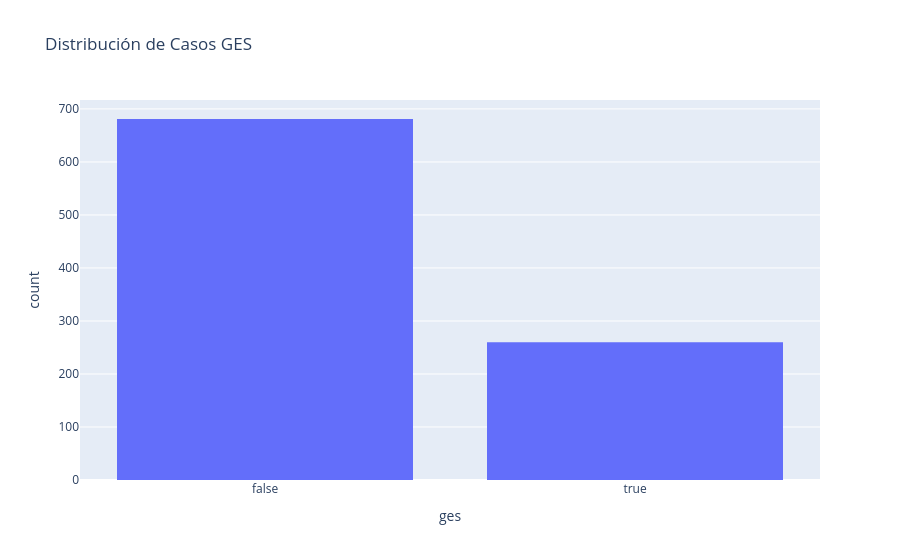

Notebook cell for this chart:
### Markdown cell above
# 4. Distribución de Casos GES

La variable objetivo del proyecto es `ges`.

Analizaremos la cantidad de registros clasificados como GES y No GES.

### Code cell
fig = px.histogram(
    df,
    x="ges",
    title="Distribución de Casos GES"
)

fig.show()

### Figure 1 — Plotly figure (JSON) as saved in the notebook; plotly's stock layout.template omitted (floating-point values rounded to 4 significant figures; data arrays with more than 128 entries replaced by an {"elided": "..."} marker saying what was removed)
{"data": [{"bingroup": "x", "hovertemplate": "ges=%{x}<br>count=%{y}<extra></extra>", "legendgroup": "", "marker": {"color": "#636efa", "pattern": {"shape": ""}}, "name": "", "orientation": "v", "showlegend": false, "type": "histogram", "x": {"elided": "941 bool values"}, "xaxis": "x", "yaxis": "y"}], "layout": {"barmode": "relative", "legend": {"tracegroupgap": 0}, "title": {"text": "Distribución de Casos GES"}, "xaxis": {"anchor": "y", "domain": [0.0, 1.0], "title": {"text": "ges"}}, "yaxis": {"anchor": "x", "domain": [0.0, 1.0], "title": {"text": "count"}}}}
